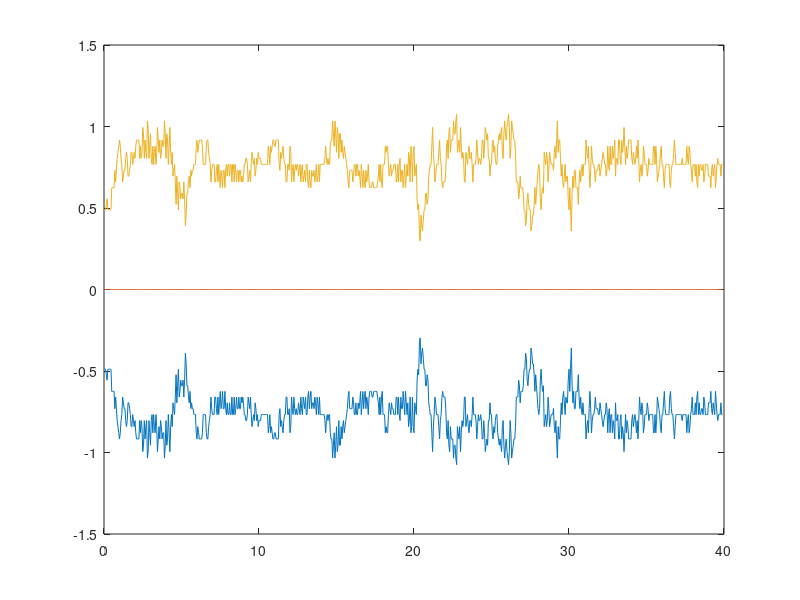

Reproduce this figure in MATLAB.
pextARX=[-0.489111, 0.000000, 0.489111, -1.130813, 1.568249;
-0.489111, 0.000000, 0.489111, -0.395371, -2.625227;
-0.489111, 0.000000, 0.489111, -0.302171, -0.698740;
-0.522477, 0.000000, 0.522477, -0.596924, 0.584213;
-0.556236, 0.000000, 0.556236, -0.635201, -0.171968;
-0.489111, 0.000000, 0.489111, -0.364404, -0.813763;
-0.489111, 0.000000, 0.489111, -0.475268, 0.148559;
-0.489111, 0.000000, 0.489111, -0.519233, -0.015352;
-0.489111, 0.000000, 0.489111, -0.484564, -0.285447;
-0.489111, 0.000000, 0.489111, -0.475208, -0.224709;
-0.624955, 0.000000, 0.624955, -0.799160, 0.277994;
-0.624955, 0.000000, 0.624955, -0.596666, -0.907768;
-0.624955, 0.000000, 0.624955, -0.568023, -0.389034;
-0.624955, 0.000000, 0.624955, -0.628194, -0.055627;
-0.731154, 0.000000, 0.731154, -0.877365, 0.128098;
-0.659933, 0.000000, 0.659933, -0.536790, -1.087455;
-0.731154, 0.000000, 0.731154, -0.788528, 0.217180;
-0.804122, 0.000000, 0.804122, -0.915258, -0.167741;
-0.841282, 0.000000, 0.841282, -0.848080, -0.704318;
-0.878902, 0.000000, 0.878902, -0.881637, -0.421238;
-0.916991, 0.000000, 0.916991, -0.949055, -0.303337;
-0.878902, 0.000000, 0.878902, -0.809538, -0.651772;
-0.804122, 0.000000, 0.804122, -0.693035, -0.403834;
-0.767418, 0.000000, 0.767418, -0.742939, 0.035412;
-0.659933, 0.000000, 0.659933, -0.546192, -0.426597;
-0.695328, 0.000000, 0.695328, -0.758619, 0.315137;
-0.731154, 0.000000, 0.731154, -0.795826, -0.262478;
-0.731154, 0.000000, 0.731154, -0.696447, -0.614957;
-0.804122, 0.000000, 0.804122, -0.874534, -0.042386;
-0.841282, 0.000000, 0.841282, -0.877664, -0.464088;
-0.804122, 0.000000, 0.804122, -0.717627, -0.709119;
-0.695328, 0.000000, 0.695328, -0.540522, -0.433023;
-0.695328, 0.000000, 0.695328, -0.730928, 0.382766;
-0.731154, 0.000000, 0.731154, -0.811716, -0.102030;
-0.767418, 0.000000, 0.767418, -0.787714, -0.512211;
-0.841282, 0.000000, 0.841282, -0.901271, -0.274241;
-0.841282, 0.000000, 0.841282, -0.813256, -0.633165;
-0.767418, 0.000000, 0.767418, -0.643177, -0.583062;
-0.804122, 0.000000, 0.804122, -0.864876, 0.274436;
-0.841282, 0.000000, 0.841282, -0.907846, -0.292966;
-0.804122, 0.000000, 0.804122, -0.719504, -0.785839;
-0.878902, 0.000000, 0.878902, -0.956925, 0.117647;
-0.916991, 0.000000, 0.916991, -0.967481, -0.457041;
-0.916991, 0.000000, 0.916991, -0.875214, -0.675189;
-0.916991, 0.000000, 0.916991, -0.893348, -0.318321;
-0.916991, 0.000000, 0.916991, -0.917967, -0.267774;
-0.804122, 0.000000, 0.804122, -0.650533, -0.726439;
-0.878902, 0.000000, 0.878902, -0.987077, 0.474841;
-0.804122, 0.000000, 0.804122, -0.725420, -0.824426;
-0.841282, 0.000000, 0.841282, -0.860761, -0.041236;
-0.994616, 0.000000, 0.994616, -1.203830, 0.143576;
-0.955559, 0.000000, 0.955559, -0.857372, -1.355597;
-0.804122, 0.000000, 0.804122, -0.542618, -0.803900;
-0.916991, 0.000000, 0.916991, -1.113412, 1.081016;
-0.841282, 0.000000, 0.841282, -0.781378, -1.027906;
-0.804122, 0.000000, 0.804122, -0.699682, -0.456132;
-1.034169, 0.000000, 1.034169, -1.354642, 0.835353;
-0.994616, 0.000000, 0.994616, -0.916289, -1.638308;
-0.804122, 0.000000, 0.804122, -0.457484, -1.141834;
-0.878902, 0.000000, 0.878902, -1.029312, 1.236382;
-0.955559, 0.000000, 0.955559, -1.126535, -0.247767;
-0.804122, 0.000000, 0.804122, -0.532457, -1.664365;
-0.767418, 0.000000, 0.767418, -0.693108, 0.321314;
-0.878902, 0.000000, 0.878902, -1.101041, 0.619643;
-0.767418, 0.000000, 0.767418, -0.605965, -1.429327;
-0.841282, 0.000000, 0.841282, -0.886690, 0.250957;
-0.878902, 0.000000, 0.878902, -0.954489, -0.242720;
-0.767418, 0.000000, 0.767418, -0.587005, -1.058645;
-0.841282, 0.000000, 0.841282, -0.929209, 0.481803;
-0.994616, 0.000000, 0.994616, -1.224167, 0.015672;
-0.916991, 0.000000, 0.916991, -0.747380, -1.624048;
-0.841282, 0.000000, 0.841282, -0.682522, -0.310977;
-0.916991, 0.000000, 0.916991, -1.070706, 0.645724;
-0.804122, 0.000000, 0.804122, -0.671863, -1.107470;
-0.841282, 0.000000, 0.841282, -0.855587, 0.108216;
-0.916991, 0.000000, 0.916991, -1.040286, -0.023729;
-0.878902, 0.000000, 0.878902, -0.797204, -0.979860;
-0.878902, 0.000000, 0.878902, -0.841316, -0.230959;
-1.034169, 0.000000, 1.034169, -1.252172, 0.340073;
-0.955559, 0.000000, 0.955559, -0.820502, -1.460191;
-0.804122, 0.000000, 0.804122, -0.546306, -0.665077;
-0.955559, 0.000000, 0.955559, -1.213487, 1.240488;
-0.916991, 0.000000, 0.916991, -0.896782, -1.153572;
-0.767418, 0.000000, 0.767418, -0.490867, -1.077607;
-0.878902, 0.000000, 0.878902, -1.054233, 1.053677;
-0.994616, 0.000000, 0.994616, -1.191940, -0.314266;
-0.841282, 0.000000, 0.841282, -0.553429, -1.836067;
-0.767418, 0.000000, 0.767418, -0.636728, 0.202496;
-0.841282, 0.000000, 0.841282, -1.025491, 0.724042;
-0.695328, 0.000000, 0.695328, -0.511297, -1.305886;
-0.731154, 0.000000, 0.731154, -0.743602, 0.307227;
-0.767418, 0.000000, 0.767418, -0.855533, -0.034307;
-0.659933, 0.000000, 0.659933, -0.495597, -0.993656;
-0.522477, 0.000000, 0.522477, -0.329881, -0.216984;
-0.695328, 0.000000, 0.695328, -0.988202, 1.250085;
-0.590393, 0.000000, 0.590393, -0.464413, -1.456816;
-0.489111, 0.000000, 0.489111, -0.283258, -0.439763;
-0.659933, 0.000000, 0.659933, -0.937835, 1.226302;
-0.624955, 0.000000, 0.624955, -0.594700, -1.161228;
-0.556236, 0.000000, 0.556236, -0.383784, -0.692406;
-0.590393, 0.000000, 0.590393, -0.655116, 0.511101;
-0.590393, 0.000000, 0.590393, -0.623592, -0.280473;
-0.556236, 0.000000, 0.556236, -0.483307, -0.539062;
-0.659933, 0.000000, 0.659933, -0.788119, 0.318885;
-0.556236, 0.000000, 0.556236, -0.414351, -1.013437;
-0.391298, 0.000000, 0.391298, -0.149222, -0.390400;
-0.456134, 0.000000, 0.456134, -0.608552, 1.111209;
-0.590393, 0.000000, 0.590393, -0.814589, -0.000014;
-0.590393, 0.000000, 0.590393, -0.513148, -1.239542;
-0.659933, 0.000000, 0.659933, -0.684848, -0.051665;
-0.695328, 0.000000, 0.695328, -0.745815, -0.217973;
-0.624955, 0.000000, 0.624955, -0.508048, -0.747272;
-0.731154, 0.000000, 0.731154, -0.861999, 0.439631;
-0.695328, 0.000000, 0.695328, -0.653988, -0.782471;
-0.731154, 0.000000, 0.731154, -0.737036, -0.180139;
-0.731154, 0.000000, 0.731154, -0.730304, -0.306063;
-0.767418, 0.000000, 0.767418, -0.803010, -0.202258;
-0.767418, 0.000000, 0.767418, -0.752120, -0.465079;
-0.767418, 0.000000, 0.767418, -0.748008, -0.321087;
-0.878902, 0.000000, 0.878902, -1.020730, 0.110815;
-0.916991, 0.000000, 0.916991, -0.941272, -0.765132;
-0.841282, 0.000000, 0.841282, -0.683739, -0.911904;
-0.878902, 0.000000, 0.878902, -0.927161, 0.288354;
-0.916991, 0.000000, 0.916991, -0.993436, -0.247018;
-0.916991, 0.000000, 0.916991, -0.882645, -0.717252;
-0.916991, 0.000000, 0.916991, -0.886041, -0.369261;
-0.916991, 0.000000, 0.916991, -0.916538, -0.252685;
-0.878902, 0.000000, 0.878902, -0.825473, -0.474205;
-0.767418, 0.000000, 0.767418, -0.617117, -0.528676;
-0.767418, 0.000000, 0.767418, -0.793381, 0.305302;
-0.767418, 0.000000, 0.767418, -0.799674, -0.221167;
-0.767418, 0.000000, 0.767418, -0.748751, -0.451973;
-0.878902, 0.000000, 0.878902, -1.008192, 0.057670;
-0.916991, 0.000000, 0.916991, -0.942006, -0.726227;
-0.916991, 0.000000, 0.916991, -0.862060, -0.657840;
-0.841282, 0.000000, 0.841282, -0.725909, -0.492550;
-0.804122, 0.000000, 0.804122, -0.773785, 0.009641;
-0.767418, 0.000000, 0.767418, -0.747578, -0.192146;
-0.659933, 0.000000, 0.659933, -0.523220, -0.535268;
-0.731154, 0.000000, 0.731154, -0.841777, 0.496949;
-0.767418, 0.000000, 0.767418, -0.831873, -0.429498;
-0.767418, 0.000000, 0.767418, -0.718401, -0.688052;
-0.767418, 0.000000, 0.767418, -0.742600, -0.246935;
-0.659933, 0.000000, 0.659933, -0.523821, -0.537640;
-0.659933, 0.000000, 0.659933, -0.676962, 0.264363;
-0.731154, 0.000000, 0.731154, -0.854832, 0.063922;
-0.767418, 0.000000, 0.767418, -0.786548, -0.656654;
-0.659933, 0.000000, 0.659933, -0.469392, -0.905484;
-0.767418, 0.000000, 0.767418, -0.916277, 0.725284;
-0.695328, 0.000000, 0.695328, -0.625387, -0.885085;
-0.624955, 0.000000, 0.624955, -0.491898, -0.420424;
-0.731154, 0.000000, 0.731154, -0.898826, 0.641101;
-0.695328, 0.000000, 0.695328, -0.655952, -0.879378;
-0.624955, 0.000000, 0.624955, -0.481603, -0.566686;
-0.731154, 0.000000, 0.731154, -0.890193, 0.633636;
-0.731154, 0.000000, 0.731154, -0.742024, -0.726707;
-0.624955, 0.000000, 0.624955, -0.429781, -0.874783;
-0.731154, 0.000000, 0.731154, -0.882353, 0.764743;
-0.767418, 0.000000, 0.767418, -0.841334, -0.523319;
-0.695328, 0.000000, 0.695328, -0.539021, -0.999830;
-0.767418, 0.000000, 0.767418, -0.849287, 0.400373;
-0.767418, 0.000000, 0.767418, -0.789555, -0.457798;
-0.695328, 0.000000, 0.695328, -0.565302, -0.726207;
-0.767418, 0.000000, 0.767418, -0.862494, 0.380902;
-0.767418, 0.000000, 0.767418, -0.781734, -0.527376;
-0.659933, 0.000000, 0.659933, -0.480540, -0.829262;
-0.767418, 0.000000, 0.767418, -0.918011, 0.702135;
-0.767418, 0.000000, 0.767418, -0.789090, -0.670863;
-0.659933, 0.000000, 0.659933, -0.464137, -0.918789;
-0.767418, 0.000000, 0.767418, -0.917144, 0.745395;
-0.731154, 0.000000, 0.731154, -0.709664, -0.766629;
-0.659933, 0.000000, 0.659933, -0.518571, -0.620892;
-0.731154, 0.000000, 0.731154, -0.839045, 0.481781;
-0.731154, 0.000000, 0.731154, -0.748167, -0.539111;
-0.659933, 0.000000, 0.659933, -0.525013, -0.719925;
-0.731154, 0.000000, 0.731154, -0.827196, 0.413428;
-0.731154, 0.000000, 0.731154, -0.747207, -0.509271;
-0.659933, 0.000000, 0.659933, -0.528224, -0.704072;
-0.695328, 0.000000, 0.695328, -0.744388, 0.289450;
-0.659933, 0.000000, 0.659933, -0.635557, -0.434025;
-0.695328, 0.000000, 0.695328, -0.724033, -0.118378;
-0.767418, 0.000000, 0.767418, -0.855690, -0.148791;
-0.767418, 0.000000, 0.767418, -0.736440, -0.697692;
-0.804122, 0.000000, 0.804122, -0.818667, -0.218305;
-0.804122, 0.000000, 0.804122, -0.797726, -0.382435;
-0.767418, 0.000000, 0.767418, -0.704303, -0.459684;
-0.659933, 0.000000, 0.659933, -0.518347, -0.433516;
-0.695328, 0.000000, 0.695328, -0.770649, 0.443623;
-0.731154, 0.000000, 0.731154, -0.802325, -0.270387;
-0.659933, 0.000000, 0.659933, -0.528107, -0.876948;
-0.767418, 0.000000, 0.767418, -0.895306, 0.455116;
-0.841282, 0.000000, 0.841282, -0.947509, -0.421313;
-0.804122, 0.000000, 0.804122, -0.693243, -1.026765;
-0.767418, 0.000000, 0.767418, -0.689036, -0.208068;
-0.804122, 0.000000, 0.804122, -0.881738, 0.196676;
-0.695328, 0.000000, 0.695328, -0.555820, -0.870321;
-0.731154, 0.000000, 0.731154, -0.766730, 0.258713;
-0.804122, 0.000000, 0.804122, -0.925690, -0.044435;
-0.767418, 0.000000, 0.767418, -0.683718, -0.943007;
-0.841282, 0.000000, 0.841282, -0.902616, 0.060561;
-0.804122, 0.000000, 0.804122, -0.757282, -0.630692;
-0.804122, 0.000000, 0.804122, -0.781601, -0.241596;
-0.804122, 0.000000, 0.804122, -0.808997, -0.211728;
-0.767418, 0.000000, 0.767418, -0.714732, -0.447491;
-0.767418, 0.000000, 0.767418, -0.763230, -0.133348;
-0.767418, 0.000000, 0.767418, -0.773205, -0.246595;
-0.767418, 0.000000, 0.767418, -0.758436, -0.336996;
-0.767418, 0.000000, 0.767418, -0.756749, -0.301770;
-0.767418, 0.000000, 0.767418, -0.760789, -0.280447;
-0.767418, 0.000000, 0.767418, -0.760941, -0.291388;
-0.767418, 0.000000, 0.767418, -0.759856, -0.296261;
-0.767418, 0.000000, 0.767418, -0.759894, -0.292996;
-0.878902, 0.000000, 0.878902, -1.017929, 0.065517;
-0.841282, 0.000000, 0.841282, -0.763289, -1.011882;
-0.767418, 0.000000, 0.767418, -0.627768, -0.487270;
-0.878902, 0.000000, 0.878902, -1.053364, 0.623599;
-0.841282, 0.000000, 0.841282, -0.798480, -0.966025;
-0.878902, 0.000000, 0.878902, -0.873783, -0.278139;
-0.916991, 0.000000, 0.916991, -0.965317, -0.211126;
-0.916991, 0.000000, 0.916991, -0.898746, -0.571173;
-0.878902, 0.000000, 0.878902, -0.804269, -0.511796;
-0.878902, 0.000000, 0.878902, -0.881006, -0.085629;
-0.916991, 0.000000, 0.916991, -0.976737, -0.167383;
-0.916991, 0.000000, 0.916991, -0.897325, -0.607913;
-0.916991, 0.000000, 0.916991, -0.889528, -0.396876;
-0.916991, 0.000000, 0.916991, -0.912391, -0.279595;
-0.767418, 0.000000, 0.767418, -0.567100, -0.822335;
-0.731154, 0.000000, 0.731154, -0.702055, 0.317356;
-0.841282, 0.000000, 0.841282, -1.040005, 0.410987;
-0.804122, 0.000000, 0.804122, -0.730466, -1.149150;
-0.841282, 0.000000, 0.841282, -0.831755, -0.193366;
-0.878902, 0.000000, 0.878902, -0.935640, -0.149026;
-0.804122, 0.000000, 0.804122, -0.688864, -0.816211;
-0.767418, 0.000000, 0.767418, -0.707120, -0.102420;
-0.767418, 0.000000, 0.767418, -0.798166, 0.034394;
-0.659933, 0.000000, 0.659933, -0.524414, -0.692074;
-0.659933, 0.000000, 0.659933, -0.662303, 0.202982;
-0.767418, 0.000000, 0.767418, -0.939602, 0.225966;
-0.767418, 0.000000, 0.767418, -0.735853, -0.954566;
-0.731154, 0.000000, 0.731154, -0.626617, -0.547411;
-0.878902, 0.000000, 0.878902, -1.082088, 0.556798;
-0.841282, 0.000000, 0.841282, -0.782608, -1.131625;
-0.659933, 0.000000, 0.659933, -0.359658, -0.968796;
-0.731154, 0.000000, 0.731154, -0.869574, 1.111781;
-0.767418, 0.000000, 0.767418, -0.875831, -0.326158;
-0.659933, 0.000000, 0.659933, -0.459540, -1.200499;
-0.731154, 0.000000, 0.731154, -0.809467, 0.543430;
-0.767418, 0.000000, 0.767418, -0.850887, -0.259699;
-0.731154, 0.000000, 0.731154, -0.641737, -0.829458;
-0.767418, 0.000000, 0.767418, -0.791544, 0.020619;
-0.767418, 0.000000, 0.767418, -0.777733, -0.325994;
-0.695328, 0.000000, 0.695328, -0.582638, -0.620068;
-0.731154, 0.000000, 0.731154, -0.780640, 0.223280;
-0.767418, 0.000000, 0.767418, -0.831517, -0.241526;
-0.659933, 0.000000, 0.659933, -0.487269, -0.959254;
-0.731154, 0.000000, 0.731154, -0.819311, 0.504400;
-0.767418, 0.000000, 0.767418, -0.842802, -0.320901;
-0.659933, 0.000000, 0.659933, -0.475047, -1.042957;
-0.695328, 0.000000, 0.695328, -0.734264, 0.415300;
-0.731154, 0.000000, 0.731154, -0.816231, -0.109782;
-0.659933, 0.000000, 0.659933, -0.536742, -0.881496;
-0.767418, 0.000000, 0.767418, -0.890974, 0.412698;
-0.767418, 0.000000, 0.767418, -0.774758, -0.653838;
-0.659933, 0.000000, 0.659933, -0.472240, -0.844835;
-0.624955, 0.000000, 0.624955, -0.590980, 0.278507;
-0.731154, 0.000000, 0.731154, -0.921485, 0.435855;
-0.659933, 0.000000, 0.659933, -0.545040, -1.177949;
-0.624955, 0.000000, 0.624955, -0.530817, -0.196511;
-0.731154, 0.000000, 0.731154, -0.904953, 0.538434;
-0.695328, 0.000000, 0.695328, -0.643928, -0.947661;
-0.695328, 0.000000, 0.695328, -0.643432, -0.310358;
-0.731154, 0.000000, 0.731154, -0.787627, 0.046038;
-0.659933, 0.000000, 0.659933, -0.563946, -0.687212;
-0.695328, 0.000000, 0.695328, -0.730020, 0.127175;
-0.767418, 0.000000, 0.767418, -0.875510, -0.083342;
-0.659933, 0.000000, 0.659933, -0.485016, -1.110827;
-0.695328, 0.000000, 0.695328, -0.723710, 0.342165;
-0.767418, 0.000000, 0.767418, -0.898081, 0.028413;
-0.659933, 0.000000, 0.659933, -0.485156, -1.174708;
-0.767418, 0.000000, 0.767418, -0.884378, 0.548395;
-0.767418, 0.000000, 0.767418, -0.790086, -0.570837;
-0.767418, 0.000000, 0.767418, -0.721490, -0.540877;
-0.767418, 0.000000, 0.767418, -0.754612, -0.205214;
-0.767418, 0.000000, 0.767418, -0.770737, -0.233726;
-0.767418, 0.000000, 0.767418, -0.760779, -0.320525;
-0.804122, 0.000000, 0.804122, -0.842080, -0.188878;
-0.878902, 0.000000, 0.878902, -0.962689, -0.241729;
-0.804122, 0.000000, 0.804122, -0.671097, -0.983395;
-0.767418, 0.000000, 0.767418, -0.699934, -0.082631;
-0.804122, 0.000000, 0.804122, -0.888148, 0.193411;
-0.767418, 0.000000, 0.767418, -0.719253, -0.670577;
-0.767418, 0.000000, 0.767418, -0.740720, -0.239754;
-0.878902, 0.000000, 0.878902, -1.031284, 0.176487;
-0.916991, 0.000000, 0.916991, -0.942566, -0.789883;
-0.916991, 0.000000, 0.916991, -0.855889, -0.684647;
-1.034169, 0.000000, 1.034169, -1.172161, 0.144810;
-0.955559, 0.000000, 0.955559, -0.835493, -1.152798;
-0.878902, 0.000000, 0.878902, -0.740668, -0.378779;
-1.034169, 0.000000, 1.034169, -1.277359, 0.767925;
-0.955559, 0.000000, 0.955559, -0.848200, -1.415448;
-0.841282, 0.000000, 0.841282, -0.623770, -0.659366;
-0.994616, 0.000000, 0.994616, -1.241188, 1.043866;
-0.955559, 0.000000, 0.955559, -0.922884, -1.187963;
-0.804122, 0.000000, 0.804122, -0.528412, -1.048768;
-0.955559, 0.000000, 0.955559, -1.186246, 1.178652;
-0.955559, 0.000000, 0.955559, -0.992568, -0.925073;
-0.841282, 0.000000, 0.841282, -0.610395, -1.162825;
-0.916991, 0.000000, 0.916991, -1.021627, 0.665899;
-0.841282, 0.000000, 0.841282, -0.781617, -0.749020;
-0.804122, 0.000000, 0.804122, -0.725218, -0.350963;
-0.878902, 0.000000, 0.878902, -0.993855, 0.257160;
-0.841282, 0.000000, 0.841282, -0.788599, -0.820700;
-0.804122, 0.000000, 0.804122, -0.718598, -0.415761;
-0.767418, 0.000000, 0.767418, -0.733398, -0.094165;
-0.731154, 0.000000, 0.731154, -0.703444, -0.202936;
-0.659933, 0.000000, 0.659933, -0.572643, -0.375892;
-0.624955, 0.000000, 0.624955, -0.591690, -0.020327;
-0.731154, 0.000000, 0.731154, -0.893650, 0.318662;
-0.731154, 0.000000, 0.731154, -0.711440, -0.862965;
-0.731154, 0.000000, 0.731154, -0.676521, -0.441930;
-0.731154, 0.000000, 0.731154, -0.730704, -0.116415;
-0.659933, 0.000000, 0.659933, -0.571685, -0.476377;
-0.695328, 0.000000, 0.695328, -0.745818, 0.171191;
-0.767418, 0.000000, 0.767418, -0.872419, -0.141030;
-0.767418, 0.000000, 0.767418, -0.729556, -0.773528;
-0.695328, 0.000000, 0.695328, -0.563205, -0.563487;
-0.767418, 0.000000, 0.767418, -0.878572, 0.452562;
-0.767418, 0.000000, 0.767418, -0.781114, -0.575930;
-0.695328, 0.000000, 0.695328, -0.558143, -0.731287;
-0.731154, 0.000000, 0.731154, -0.781421, 0.296435;
-0.695328, 0.000000, 0.695328, -0.671294, -0.448575;
-0.624955, 0.000000, 0.624955, -0.514118, -0.474561;
-0.767418, 0.000000, 0.767418, -0.967817, 0.631759;
-0.695328, 0.000000, 0.695328, -0.596498, -1.168051;
-0.624955, 0.000000, 0.624955, -0.478992, -0.392199;
-0.731154, 0.000000, 0.731154, -0.907322, 0.712585;
-0.659933, 0.000000, 0.659933, -0.576916, -1.005765;
-0.624955, 0.000000, 0.624955, -0.532360, -0.281301;
-0.731154, 0.000000, 0.731154, -0.896373, 0.498970;
-0.659933, 0.000000, 0.659933, -0.562310, -1.035706;
-0.695328, 0.000000, 0.695328, -0.698921, 0.001753;
-0.767418, 0.000000, 0.767418, -0.877990, 0.015498;
-0.659933, 0.000000, 0.659933, -0.493084, -1.084986;
-0.624955, 0.000000, 0.624955, -0.559758, 0.088320;
-0.624955, 0.000000, 0.624955, -0.672470, 0.170172;
-0.624955, 0.000000, 0.624955, -0.632392, -0.334756;
-0.659933, 0.000000, 0.659933, -0.684815, -0.225970;
-0.659933, 0.000000, 0.659933, -0.644821, -0.393146;
-0.624955, 0.000000, 0.624955, -0.563919, -0.376506;
-0.624955, 0.000000, 0.624955, -0.628239, -0.027179;
-0.624955, 0.000000, 0.624955, -0.634163, -0.201391;
-0.624955, 0.000000, 0.624955, -0.615547, -0.295835;
-0.624955, 0.000000, 0.624955, -0.615225, -0.244012;
-0.659933, 0.000000, 0.659933, -0.701057, -0.110669;
-0.695328, 0.000000, 0.695328, -0.730019, -0.312410;
-0.767418, 0.000000, 0.767418, -0.835502, -0.251487;
-0.659933, 0.000000, 0.659933, -0.487588, -0.986271;
-0.767418, 0.000000, 0.767418, -0.900798, 0.608472;
-0.659933, 0.000000, 0.659933, -0.539732, -0.970035;
-0.624955, 0.000000, 0.624955, -0.549505, -0.088115;
-0.767418, 0.000000, 0.767418, -0.990106, 0.608246;
-0.767418, 0.000000, 0.767418, -0.751128, -1.051213;
-0.767418, 0.000000, 0.767418, -0.694820, -0.540195;
-0.878902, 0.000000, 0.878902, -1.024532, 0.278126;
-0.841282, 0.000000, 0.841282, -0.780067, -0.962281;
-0.878902, 0.000000, 0.878902, -0.882531, -0.190044;
-0.878902, 0.000000, 0.878902, -0.881488, -0.341030;
-0.767418, 0.000000, 0.767418, -0.607570, -0.747086;
-0.695328, 0.000000, 0.695328, -0.611078, 0.035712;
-0.731154, 0.000000, 0.731154, -0.827767, 0.339651;
-0.767418, 0.000000, 0.767418, -0.820901, -0.419271;
-0.695328, 0.000000, 0.695328, -0.557383, -0.863221;
-0.731154, 0.000000, 0.731154, -0.769772, 0.249528;
-0.731154, 0.000000, 0.731154, -0.755064, -0.296662;
-0.767418, 0.000000, 0.767418, -0.792639, -0.315311;
-0.767418, 0.000000, 0.767418, -0.746306, -0.459134;
-0.767418, 0.000000, 0.767418, -0.751192, -0.291434;
-0.659933, 0.000000, 0.659933, -0.515791, -0.595018;
-0.659933, 0.000000, 0.659933, -0.675265, 0.280414;
-0.767418, 0.000000, 0.767418, -0.940933, 0.194286;
-0.659933, 0.000000, 0.659933, -0.483803, -1.317500;
-0.767418, 0.000000, 0.767418, -0.871982, 0.500168;
-0.804122, 0.000000, 0.804122, -0.876102, -0.413091;
-0.659933, 0.000000, 0.659933, -0.420999, -1.190441;
-0.731154, 0.000000, 0.731154, -0.824852, 0.733244;
-0.731154, 0.000000, 0.731154, -0.777423, -0.375961;
-0.624955, 0.000000, 0.624955, -0.446008, -0.907902;
-0.695328, 0.000000, 0.695328, -0.789067, 0.560885;
-0.767418, 0.000000, 0.767418, -0.891665, -0.200668;
-0.624955, 0.000000, 0.624955, -0.386187, -1.344025;
-0.695328, 0.000000, 0.695328, -0.773213, 0.680687;
-0.767418, 0.000000, 0.767418, -0.909738, -0.080124;
-0.695328, 0.000000, 0.695328, -0.551885, -1.157738;
-0.841282, 0.000000, 0.841282, -0.999822, 0.516245;
-0.804122, 0.000000, 0.804122, -0.761297, -0.924009;
-0.659933, 0.000000, 0.659933, -0.419725, -0.835034;
-0.878902, 0.000000, 0.878902, -1.199476, 1.348763;
-0.841282, 0.000000, 0.841282, -0.808040, -1.391332;
-0.659933, 0.000000, 0.659933, -0.324503, -1.187974;
-0.841282, 0.000000, 0.841282, -1.119785, 1.547245;
-0.878902, 0.000000, 0.878902, -0.977640, -0.860892;
-0.695328, 0.000000, 0.695328, -0.353222, -1.634801;
-0.731154, 0.000000, 0.731154, -0.781398, 0.931892;
-0.767418, 0.000000, 0.767418, -0.896151, 0.025253;
-0.556236, 0.000000, 0.556236, -0.242965, -1.494878;
-0.489111, 0.000000, 0.489111, -0.398814, 0.561754;
-0.522477, 0.000000, 0.522477, -0.662651, 0.618636;
-0.327925, 0.000000, 0.327925, -0.080037, -1.199544;
-0.296775, 0.000000, 0.296775, -0.247852, 0.543606;
-0.456134, 0.000000, 0.456134, -0.740135, 0.870389;
-0.391298, 0.000000, 0.391298, -0.281173, -1.362782;
-0.359434, 0.000000, 0.359434, -0.245202, -0.204924;
-0.423526, 0.000000, 0.423526, -0.545013, 0.569181;
-0.489111, 0.000000, 0.489111, -0.587202, -0.272644;
-0.489111, 0.000000, 0.489111, -0.435857, -0.712158;
-0.590393, 0.000000, 0.590393, -0.692360, 0.166652;
-0.590393, 0.000000, 0.590393, -0.580914, -0.595818;
-0.522477, 0.000000, 0.522477, -0.395889, -0.566837;
-0.556236, 0.000000, 0.556236, -0.610915, 0.350451;
-0.695328, 0.000000, 0.695328, -0.899891, 0.161449;
-0.731154, 0.000000, 0.731154, -0.727305, -1.000739;
-0.767418, 0.000000, 0.767418, -0.743668, -0.457542;
-0.767418, 0.000000, 0.767418, -0.755646, -0.282945;
-0.878902, 0.000000, 0.878902, -1.021123, 0.088859;
-0.994616, 0.000000, 0.994616, -1.118551, -0.526480;
-0.841282, 0.000000, 0.841282, -0.567062, -1.571014;
-0.767418, 0.000000, 0.767418, -0.655198, 0.238882;
-0.659933, 0.000000, 0.659933, -0.601236, 0.069358;
-0.695328, 0.000000, 0.695328, -0.779430, 0.244606;
-0.767418, 0.000000, 0.767418, -0.863655, -0.271000;
-0.767418, 0.000000, 0.767418, -0.721409, -0.781531;
-0.767418, 0.000000, 0.767418, -0.732816, -0.296991;
-0.841282, 0.000000, 0.841282, -0.942900, 0.070886;
-0.916991, 0.000000, 0.916991, -1.001199, -0.455058;
-0.804122, 0.000000, 0.804122, -0.602315, -1.199795;
-0.767418, 0.000000, 0.767418, -0.707851, 0.163860;
-0.659933, 0.000000, 0.659933, -0.573798, -0.212163;
-0.624955, 0.000000, 0.624955, -0.603323, 0.040870;
-0.659933, 0.000000, 0.659933, -0.729105, 0.059161;
-0.659933, 0.000000, 0.659933, -0.650891, -0.493029;
-0.659933, 0.000000, 0.659933, -0.632720, -0.330835;
-0.731154, 0.000000, 0.731154, -0.820457, 0.045066;
-0.878902, 0.000000, 0.878902, -1.058197, -0.144510;
-0.916991, 0.000000, 0.916991, -0.904164, -1.043875;
-0.804122, 0.000000, 0.804122, -0.589079, -0.962554;
-0.955559, 0.000000, 0.955559, -1.170625, 0.919914;
-0.994616, 0.000000, 0.994616, -1.066275, -0.825039;
-0.841282, 0.000000, 0.841282, -0.556877, -1.429124;
-0.916991, 0.000000, 0.916991, -1.018201, 0.821220;
-0.916991, 0.000000, 0.916991, -0.972352, -0.430729;
-0.916991, 0.000000, 0.916991, -0.872215, -0.683416;
-1.034169, 0.000000, 1.034169, -1.164531, 0.068862;
-0.955559, 0.000000, 0.955559, -0.831855, -1.145634;
-0.955559, 0.000000, 0.955559, -0.920207, -0.113124;
-1.034169, 0.000000, 1.034169, -1.162895, 0.107356;
-1.074228, 0.000000, 1.074228, -1.107280, -0.738063;
-0.841282, 0.000000, 0.841282, -0.479278, -1.491231;
-0.878902, 0.000000, 0.878902, -0.952868, 1.050861;
-0.916991, 0.000000, 0.916991, -1.051366, -0.076733;
-0.841282, 0.000000, 0.841282, -0.697074, -1.168130;
-0.994616, 0.000000, 0.994616, -1.164762, 0.499352;
-0.878902, 0.000000, 0.878902, -0.730056, -1.280972;
-0.804122, 0.000000, 0.804122, -0.664975, -0.260078;
-0.841282, 0.000000, 0.841282, -0.939222, 0.459855;
-0.804122, 0.000000, 0.804122, -0.774321, -0.646456;
-0.659933, 0.000000, 0.659933, -0.438714, -0.789683;
-0.659933, 0.000000, 0.659933, -0.688750, 0.574548;
-0.841282, 0.000000, 0.841282, -1.132603, 0.479743;
-0.804122, 0.000000, 0.804122, -0.701126, -1.568432;
-0.767418, 0.000000, 0.767418, -0.635918, -0.452047;
-0.841282, 0.000000, 0.841282, -0.969105, 0.473364;
-0.878902, 0.000000, 0.878902, -0.938353, -0.547363;
-0.804122, 0.000000, 0.804122, -0.650910, -0.980678;
-0.804122, 0.000000, 0.804122, -0.793908, 0.131614;
-0.841282, 0.000000, 0.841282, -0.923689, -0.008378;
-0.767418, 0.000000, 0.767418, -0.653620, -0.869677;
-0.659933, 0.000000, 0.659933, -0.500387, -0.346270;
-0.767418, 0.000000, 0.767418, -0.953280, 0.792933;
-0.767418, 0.000000, 0.767418, -0.781497, -0.802488;
-0.767418, 0.000000, 0.767418, -0.703841, -0.588350;
-0.804122, 0.000000, 0.804122, -0.843049, -0.022387;
-0.916991, 0.000000, 0.916991, -1.065790, -0.060960;
-0.841282, 0.000000, 0.841282, -0.698379, -1.239417;
-0.767418, 0.000000, 0.767418, -0.632900, -0.263254;
-0.804122, 0.000000, 0.804122, -0.898660, 0.445158;
-0.804122, 0.000000, 0.804122, -0.822445, -0.506392;
-0.767418, 0.000000, 0.767418, -0.681522, -0.623127;
-0.804122, 0.000000, 0.804122, -0.846829, 0.074099;
-0.916991, 0.000000, 0.916991, -1.072739, -0.041687;
-0.916991, 0.000000, 0.916991, -0.872032, -1.022050;
-0.804122, 0.000000, 0.804122, -0.602186, -0.797782;
-0.878902, 0.000000, 0.878902, -1.002430, 0.675435;
-0.994616, 0.000000, 0.994616, -1.177536, -0.209833;
-0.955559, 0.000000, 0.955559, -0.833594, -1.361737;
-0.916991, 0.000000, 0.916991, -0.813483, -0.331881;
-0.955559, 0.000000, 0.955559, -1.038584, 0.232113;
-0.804122, 0.000000, 0.804122, -0.612923, -1.061938;
-0.804122, 0.000000, 0.804122, -0.797127, 0.289154;
-0.695328, 0.000000, 0.695328, -0.598796, -0.430768;
-0.767418, 0.000000, 0.767418, -0.871572, 0.339955;
-0.767418, 0.000000, 0.767418, -0.773501, -0.585240;
-0.878902, 0.000000, 0.878902, -0.985112, -0.110305;
-0.916991, 0.000000, 0.916991, -0.936897, -0.681328;
-0.841282, 0.000000, 0.841282, -0.693512, -0.859472;
-0.878902, 0.000000, 0.878902, -0.927609, 0.262210;
-0.804122, 0.000000, 0.804122, -0.729853, -0.620952;
-0.767418, 0.000000, 0.767418, -0.706621, -0.221297;
-0.767418, 0.000000, 0.767418, -0.787337, -0.008384;
-0.878902, 0.000000, 0.878902, -1.031594, 0.044801;
-0.916991, 0.000000, 0.916991, -0.930180, -0.841338;
-0.955559, 0.000000, 0.955559, -0.945883, -0.522158;
-0.916991, 0.000000, 0.916991, -0.846493, -0.550714;
-0.955559, 0.000000, 0.955559, -1.003879, -0.007370;
-0.994616, 0.000000, 0.994616, -1.046857, -0.378640;
-0.841282, 0.000000, 0.841282, -0.606286, -1.166851;
-0.804122, 0.000000, 0.804122, -0.759166, 0.326215;
-0.955559, 0.000000, 0.955559, -1.217988, 0.601075;
-1.034169, 0.000000, 1.034169, -1.107102, -1.043141;
-0.955559, 0.000000, 0.955559, -0.752521, -1.294346;
-0.916991, 0.000000, 0.916991, -0.852941, 0.080868;
-0.994616, 0.000000, 0.994616, -1.149026, 0.328650;
-1.034169, 0.000000, 1.034169, -1.074237, -0.764959;
-1.074228, 0.000000, 1.074228, -1.063779, -0.647759;
-0.994616, 0.000000, 0.994616, -0.861616, -0.759942;
-0.804122, 0.000000, 0.804122, -0.559063, -0.543660;
-0.878902, 0.000000, 0.878902, -1.038433, 0.985560;
-1.034169, 0.000000, 1.034169, -1.280793, -0.133875;
-0.994616, 0.000000, 0.994616, -0.854276, -1.650490;
-0.955559, 0.000000, 0.955559, -0.834016, -0.367913;
-0.916991, 0.000000, 0.916991, -0.904453, 0.045249;
-0.916991, 0.000000, 0.916991, -0.943156, -0.176833;
-0.841282, 0.000000, 0.841282, -0.733140, -0.690938;
-0.659933, 0.000000, 0.659933, -0.418639, -0.561973;
-0.659933, 0.000000, 0.659933, -0.715581, 0.760608;
-0.659933, 0.000000, 0.659933, -0.718133, -0.157007;
-0.556236, 0.000000, 0.556236, -0.393355, -0.851991;
-0.590393, 0.000000, 0.590393, -0.633199, 0.409432;
-0.695328, 0.000000, 0.695328, -0.866403, 0.121050;
-0.624955, 0.000000, 0.624955, -0.490328, -1.194615;
-0.624955, 0.000000, 0.624955, -0.583453, 0.011979;
-0.624955, 0.000000, 0.624955, -0.657874, 0.024817;
-0.590393, 0.000000, 0.590393, -0.545907, -0.432452;
-0.489111, 0.000000, 0.489111, -0.346078, -0.441418;
-0.489111, 0.000000, 0.489111, -0.514751, 0.381293;
-0.391298, 0.000000, 0.391298, -0.296505, -0.426157;
-0.423526, 0.000000, 0.423526, -0.469399, 0.289947;
-0.556236, 0.000000, 0.556236, -0.747533, 0.197453;
-0.590393, 0.000000, 0.590393, -0.590135, -0.889907;
-0.522477, 0.000000, 0.522477, -0.367483, -0.726485;
-0.489111, 0.000000, 0.489111, -0.454057, 0.208011;
-0.489111, 0.000000, 0.489111, -0.531601, 0.111208;
-0.359434, 0.000000, 0.359434, -0.190642, -0.711057;
-0.391298, 0.000000, 0.391298, -0.440446, 0.542040;
-0.456134, 0.000000, 0.456134, -0.579343, 0.069609;
-0.456134, 0.000000, 0.456134, -0.422198, -0.690686;
-0.522477, 0.000000, 0.522477, -0.571101, -0.018902;
-0.624955, 0.000000, 0.624955, -0.752468, -0.062982;
-0.522477, 0.000000, 0.522477, -0.346980, -1.142568;
-0.590393, 0.000000, 0.590393, -0.656479, 0.474818;
-0.659933, 0.000000, 0.659933, -0.782999, -0.081540;
-0.731154, 0.000000, 0.731154, -0.781798, -0.577489;
-0.767418, 0.000000, 0.767418, -0.760715, -0.557091;
-0.731154, 0.000000, 0.731154, -0.655072, -0.517689;
-0.556236, 0.000000, 0.556236, -0.326244, -0.600973;
-0.489111, 0.000000, 0.489111, -0.446606, 0.505218;
-0.590393, 0.000000, 0.590393, -0.793020, 0.589375;
-0.624955, 0.000000, 0.624955, -0.653776, -0.797711;
-0.590393, 0.000000, 0.590393, -0.474998, -0.730837;
-0.841282, 0.000000, 0.841282, -1.165027, 0.908056;
-0.804122, 0.000000, 0.804122, -0.731877, -1.566806;
-0.767418, 0.000000, 0.767418, -0.622703, -0.597145;
-0.841282, 0.000000, 0.841282, -0.961660, 0.480458;
-0.804122, 0.000000, 0.804122, -0.769498, -0.749365;
-0.659933, 0.000000, 0.659933, -0.431672, -0.806530;
-0.731154, 0.000000, 0.731154, -0.855069, 0.829643;
-0.841282, 0.000000, 0.841282, -1.027250, -0.128544;
-0.804122, 0.000000, 0.804122, -0.686986, -1.295208;
-0.767418, 0.000000, 0.767418, -0.667184, -0.280901;
-0.767418, 0.000000, 0.767418, -0.800030, 0.154265;
-0.767418, 0.000000, 0.767418, -0.783250, -0.310759;
-0.731154, 0.000000, 0.731154, -0.664082, -0.524965;
-0.841282, 0.000000, 0.841282, -0.980145, 0.268290;
-0.878902, 0.000000, 0.878902, -0.917319, -0.681671;
-0.804122, 0.000000, 0.804122, -0.648252, -0.932997;
-0.916991, 0.000000, 0.916991, -1.060523, 0.524100;
-1.034169, 0.000000, 1.034169, -1.200206, -0.372701;
-0.841282, 0.000000, 0.841282, -0.511326, -1.849080;
-0.916991, 0.000000, 0.916991, -0.997136, 0.880289;
-0.916991, 0.000000, 0.916991, -0.987115, -0.308653;
-0.804122, 0.000000, 0.804122, -0.615898, -1.068483;
-0.695328, 0.000000, 0.695328, -0.546601, -0.080498;
-0.767418, 0.000000, 0.767418, -0.926954, 0.720077;
-0.659933, 0.000000, 0.659933, -0.535167, -1.046384;
-0.624955, 0.000000, 0.624955, -0.544171, -0.095150;
-0.695328, 0.000000, 0.695328, -0.825168, 0.399611;
-0.767418, 0.000000, 0.767418, -0.860829, -0.432746;
-0.659933, 0.000000, 0.659933, -0.459498, -1.174770;
-0.695328, 0.000000, 0.695328, -0.729352, 0.438083;
-0.695328, 0.000000, 0.695328, -0.737773, -0.192898;
-0.556236, 0.000000, 0.556236, -0.351841, -0.915364;
-0.489111, 0.000000, 0.489111, -0.409049, 0.260472;
-0.624955, 0.000000, 0.624955, -0.867507, 0.783758;
-0.489111, 0.000000, 0.489111, -0.297992, -1.472372;
-0.359434, 0.000000, 0.359434, -0.139378, -0.197140;
-0.590393, 0.000000, 0.590393, -0.970741, 1.618542;
-0.695328, 0.000000, 0.695328, -0.841919, -1.033729;
-0.624955, 0.000000, 0.624955, -0.395683, -1.520048;
-0.731154, 0.000000, 0.731154, -0.841748, 0.674666;
-0.731154, 0.000000, 0.731154, -0.767894, -0.483030;
-0.624955, 0.000000, 0.624955, -0.440724, -0.904173;
-0.624955, 0.000000, 0.624955, -0.629138, 0.361505;
-0.624955, 0.000000, 0.624955, -0.669298, -0.057194;
-0.522477, 0.000000, 0.522477, -0.376056, -0.735133;
-0.659933, 0.000000, 0.659933, -0.841048, 0.716801;
-0.731154, 0.000000, 0.731154, -0.834004, -0.554166;
-0.659933, 0.000000, 0.659933, -0.491166, -1.139494;
-0.731154, 0.000000, 0.731154, -0.804165, 0.412673;
-0.767418, 0.000000, 0.767418, -0.841468, -0.284851;
-0.695328, 0.000000, 0.695328, -0.560869, -0.909541;
-0.767418, 0.000000, 0.767418, -0.847761, 0.331745;
-0.767418, 0.000000, 0.767418, -0.783866, -0.476663;
-0.767418, 0.000000, 0.767418, -0.732794, -0.475420;
-0.916991, 0.000000, 0.916991, -1.101361, 0.245993;
-0.841282, 0.000000, 0.841282, -0.713540, -1.294480;
-0.804122, 0.000000, 0.804122, -0.706049, -0.238320;
-0.878902, 0.000000, 0.878902, -1.013070, 0.390161;
-0.731154, 0.000000, 0.731154, -0.537652, -1.213857;
-0.624955, 0.000000, 0.624955, -0.464578, -0.078517;
-0.731154, 0.000000, 0.731154, -0.939361, 0.904938;
-0.878902, 0.000000, 0.878902, -1.086178, -0.381080;
-0.804122, 0.000000, 0.804122, -0.608750, -1.627727;
-0.767418, 0.000000, 0.767418, -0.668930, -0.034449;
-0.767418, 0.000000, 0.767418, -0.821867, 0.240022;
-0.731154, 0.000000, 0.731154, -0.697463, -0.497329;
-0.659933, 0.000000, 0.659933, -0.548292, -0.459934;
-0.731154, 0.000000, 0.731154, -0.840464, 0.402970;
-0.731154, 0.000000, 0.731154, -0.740193, -0.575712;
-0.731154, 0.000000, 0.731154, -0.689884, -0.467887;
-0.767418, 0.000000, 0.767418, -0.806052, -0.072920;
-0.767418, 0.000000, 0.767418, -0.762740, -0.430269;
-0.695328, 0.000000, 0.695328, -0.579763, -0.589051;
-0.731154, 0.000000, 0.731154, -0.784827, 0.248602;
-0.767418, 0.000000, 0.767418, -0.831975, -0.251639;
-0.804122, 0.000000, 0.804122, -0.819485, -0.502933;
-0.841282, 0.000000, 0.841282, -0.857078, -0.375600;
-0.804122, 0.000000, 0.804122, -0.734902, -0.578121;
-0.767418, 0.000000, 0.767418, -0.711517, -0.233503;
-0.767418, 0.000000, 0.767418, -0.784302, -0.036548;
-0.695328, 0.000000, 0.695328, -0.605963, -0.540239;
-0.731154, 0.000000, 0.731154, -0.777439, 0.143769;
-0.878902, 0.000000, 0.878902, -1.083320, 0.100830;
-0.767418, 0.000000, 0.767418, -0.569430, -1.548167;
-0.731154, 0.000000, 0.731154, -0.637937, 0.024356;
-0.878902, 0.000000, 0.878902, -1.129219, 0.721853;
-0.767418, 0.000000, 0.767418, -0.605749, -1.527741;
-0.767418, 0.000000, 0.767418, -0.707172, -0.022667;
-0.878902, 0.000000, 0.878902, -1.066124, 0.417765;
-0.804122, 0.000000, 0.804122, -0.688211, -1.224256;
-0.841282, 0.000000, 0.841282, -0.840837, -0.018286;
-0.916991, 0.000000, 0.916991, -1.035555, -0.002769;
-0.695328, 0.000000, 0.695328, -0.376909, -1.538255;
-0.804122, 0.000000, 0.804122, -0.945397, 1.095205;
-0.804122, 0.000000, 0.804122, -0.866565, -0.486911;
-0.767418, 0.000000, 0.767418, -0.663838, -0.824338;
-0.916991, 0.000000, 0.916991, -1.097136, 0.442850;
-0.916991, 0.000000, 0.916991, -0.908486, -0.956640;
-0.804122, 0.000000, 0.804122, -0.592004, -0.945083;
-0.767418, 0.000000, 0.767418, -0.735627, 0.309992;
-0.916991, 0.000000, 0.916991, -1.169060, 0.536732;
-0.841282, 0.000000, 0.841282, -0.709511, -1.502511;
-0.878902, 0.000000, 0.878902, -0.861392, -0.058499;
-0.994616, 0.000000, 0.994616, -1.170526, 0.179961;
-0.878902, 0.000000, 0.878902, -0.695498, -1.426092;
-0.767418, 0.000000, 0.767418, -0.582053, -0.269697;
-0.878902, 0.000000, 0.878902, -1.090532, 0.927108;
-0.804122, 0.000000, 0.804122, -0.723573, -1.144524;
-0.841282, 0.000000, 0.841282, -0.832146, -0.154509;
-0.916991, 0.000000, 0.916991, -1.026823, -0.013527;
-0.916991, 0.000000, 0.916991, -0.892342, -0.790465;
-0.916991, 0.000000, 0.916991, -0.875156, -0.443206;
-0.916991, 0.000000, 0.916991, -0.914626, -0.229513;
-0.804122, 0.000000, 0.804122, -0.655605, -0.696169;
-0.767418, 0.000000, 0.767418, -0.729845, 0.104984;
-0.841282, 0.000000, 0.841282, -0.977577, 0.243402;
-0.804122, 0.000000, 0.804122, -0.740182, -0.914266;
-0.767418, 0.000000, 0.767418, -0.678118, -0.386358;
-0.804122, 0.000000, 0.804122, -0.870101, 0.180440;
-0.878902, 0.000000, 0.878902, -0.983997, -0.233053;
-0.804122, 0.000000, 0.804122, -0.662224, -1.080460;
-0.916991, 0.000000, 0.916991, -1.040738, 0.401909;
-0.804122, 0.000000, 0.804122, -0.665972, -1.063510;
-0.659933, 0.000000, 0.659933, -0.443380, -0.429257;
-0.731154, 0.000000, 0.731154, -0.884236, 0.918596;
-0.767418, 0.000000, 0.767418, -0.851481, -0.468954;
-0.695328, 0.000000, 0.695328, -0.539153, -1.026524;
-0.731154, 0.000000, 0.731154, -0.762874, 0.273388;
-0.878902, 0.000000, 0.878902, -1.101997, 0.218630;
-0.841282, 0.000000, 0.841282, -0.742695, -1.354618;
-0.767418, 0.000000, 0.767418, -0.605563, -0.520842;
-0.767418, 0.000000, 0.767418, -0.802580, 0.357982;
-0.767418, 0.000000, 0.767418, -0.800724, -0.244980;
-0.695328, 0.000000, 0.695328, -0.579425, -0.697154;
-0.731154, 0.000000, 0.731154, -0.774899, 0.209198;
-0.804122, 0.000000, 0.804122, -0.917663, -0.102130;
-0.767418, 0.000000, 0.767418, -0.682018, -0.927131;
-0.767418, 0.000000, 0.767418, -0.734093, -0.162234;
-0.767418, 0.000000, 0.767418, -0.783774, -0.120355;
-0.767418, 0.000000, 0.767418, -0.765387, -0.338875;
-0.767418, 0.000000, 0.767418, -0.753427, -0.335241;
-0.878902, 0.000000, 0.878902, -1.016931, 0.079949;
-0.878902, 0.000000, 0.878902, -0.852060, -0.881076;
-0.767418, 0.000000, 0.767418, -0.571335, -0.814398;
-0.878902, 0.000000, 0.878902, -1.045709, 0.769404;
-0.804122, 0.000000, 0.804122, -0.729306, -0.993329;
-0.659933, 0.000000, 0.659933, -0.424334, -0.705588;
-0.695328, 0.000000, 0.695328, -0.784660, 0.788098;
-0.731154, 0.000000, 0.731154, -0.827669, -0.205130;
-0.767418, 0.000000, 0.767418, -0.771168, -0.626913;
-0.841282, 0.000000, 0.841282, -0.898129, -0.239869;
-0.878902, 0.000000, 0.878902, -0.904853, -0.484685;
-0.767418, 0.000000, 0.767418, -0.587107, -0.916799;
-0.767418, 0.000000, 0.767418, -0.771584, 0.298335;
-0.695328, 0.000000, 0.695328, -0.642293, -0.352342;
-0.624955, 0.000000, 0.624955, -0.532867, -0.296503;
-0.731154, 0.000000, 0.731154, -0.891705, 0.495231;
-0.767418, 0.000000, 0.767418, -0.812281, -0.670058;
-0.767418, 0.000000, 0.767418, -0.705231, -0.687538;
-0.767418, 0.000000, 0.767418, -0.748642, -0.184725;
-0.767418, 0.000000, 0.767418, -0.775373, -0.197858;
-0.767418, 0.000000, 0.767418, -0.762017, -0.328755;
-0.659933, 0.000000, 0.659933, -0.507393, -0.660151;
-0.624955, 0.000000, 0.624955, -0.592144, 0.183109;
-0.731154, 0.000000, 0.731154, -0.912085, 0.394154;
-0.767418, 0.000000, 0.767418, -0.793923, -0.804853;
-0.767418, 0.000000, 0.767418, -0.701042, -0.652256;
-0.841282, 0.000000, 0.841282, -0.924591, 0.085238;
-0.916991, 0.000000, 0.916991, -1.010854, -0.363378;
-0.841282, 0.000000, 0.841282, -0.692379, -1.091336;
-0.767418, 0.000000, 0.767418, -0.649104, -0.178354;
-0.767418, 0.000000, 0.767418, -0.814327, 0.283398;
-0.767418, 0.000000, 0.767418, -0.788439, -0.328599;
-0.767418, 0.000000, 0.767418, -0.743883, -0.439868;
-0.767418, 0.000000, 0.767418, -0.753775, -0.272251;
-0.767418, 0.000000, 0.767418, -0.764878, -0.255223;
-0.767418, 0.000000, 0.767418, -0.761434, -0.301079;
-0.767418, 0.000000, 0.767418, -0.758732, -0.302262;
-0.804122, 0.000000, 0.804122, -0.844704, -0.172295;
-0.767418, 0.000000, 0.767418, -0.705293, -0.605251;
-0.767418, 0.000000, 0.767418, -0.753146, -0.149218;
-0.767418, 0.000000, 0.767418, -0.776326, -0.205148;
-0.767418, 0.000000, 0.767418, -0.760877, -0.335969;
-0.767418, 0.000000, 0.767418, -0.755739, -0.312883;
-0.878902, 0.000000, 0.878902, -1.017962, 0.077544;
-0.804122, 0.000000, 0.804122, -0.678479, -1.126616;
-0.767418, 0.000000, 0.767418, -0.683553, -0.172196;
-0.878902, 0.000000, 0.878902, -1.060158, 0.476320;
-0.841282, 0.000000, 0.841282, -0.781992, -1.054365;
-0.767418, 0.000000, 0.767418, -0.615318, -0.591483;
-0.731154, 0.000000, 0.731154, -0.707723, 0.168972;
-0.659933, 0.000000, 0.659933, -0.604973, -0.254405;
-0.767418, 0.000000, 0.767418, -0.917684, 0.330289;
-0.767418, 0.000000, 0.767418, -0.754940, -0.810893;
-0.767418, 0.000000, 0.767418, -0.715115, -0.466446;
-0.695328, 0.000000, 0.695328, -0.597747, -0.378057;
-0.767418, 0.000000, 0.767418, -0.880112, 0.360282;
-0.659933, 0.000000, 0.659933, -0.523333, -0.962851;
-0.624955, 0.000000, 0.624955, -0.557330, -0.007723;
-0.767418, 0.000000, 0.767418, -0.994008, 0.601939;
-0.695328, 0.000000, 0.695328, -0.582104, -1.303132;
-0.767418, 0.000000, 0.767418, -0.802352, 0.081087;
-0.767418, 0.000000, 0.767418, -0.781210, -0.357980;
-0.731154, 0.000000, 0.731154, -0.661192, -0.534122;
-0.731154, 0.000000, 0.731154, -0.726046, -0.074758;
-0.767418, 0.000000, 0.767418, -0.825869, -0.093539;
-0.659933, 0.000000, 0.659933, -0.503314, -0.876061;
-0.695328, 0.000000, 0.695328, -0.736923, 0.345553;
-0.767418, 0.000000, 0.767418, -0.892382, -0.032513;
-0.767418, 0.000000, 0.767418, -0.730575, -0.826350;
-0.767418, 0.000000, 0.767418, -0.724502, -0.357200;
-0.767418, 0.000000, 0.767418, -0.770298, -0.149634;
-0.695328, 0.000000, 0.695328, -0.602128, -0.517676;
-0.695328, 0.000000, 0.695328, -0.698477, 0.055490;
-0.695328, 0.000000, 0.695328, -0.713494, -0.188734;
-0.624955, 0.000000, 0.624955, -0.521830, -0.578654;
-0.731154, 0.000000, 0.731154, -0.871075, 0.439233;
-0.767418, 0.000000, 0.767418, -0.816476, -0.594198;
-0.695328, 0.000000, 0.695328, -0.543717, -0.909652;
-0.731154, 0.000000, 0.731154, -0.771702, 0.296207;
-0.767418, 0.000000, 0.767418, -0.842375, -0.171766;
-0.624955, 0.000000, 0.624955, -0.407971, -1.096086;
-0.695328, 0.000000, 0.695328, -0.786072, 0.672649;
-0.767418, 0.000000, 0.767418, -0.903137, -0.143725;
-0.804122, 0.000000, 0.804122, -0.800488, -0.801952;
-0.767418, 0.000000, 0.767418, -0.667436, -0.636922;
-0.767418, 0.000000, 0.767418, -0.767406, 0.017052;
-0.767418, 0.000000, 0.767418, -0.785326, -0.209216;
-0.695328, 0.000000, 0.695328, -0.589755, -0.611069;
-0.767418, 0.000000, 0.767418, -0.862066, 0.309478;
-0.767418, 0.000000, 0.767418, -0.775285, -0.552476;

];


close all
t=0:0.05:39.9;
plot(t,pextARX(1:length(t),1))
hold on
plot(t,pextARX(1:length(t),2))
plot(t,pextARX(1:length(t),3))